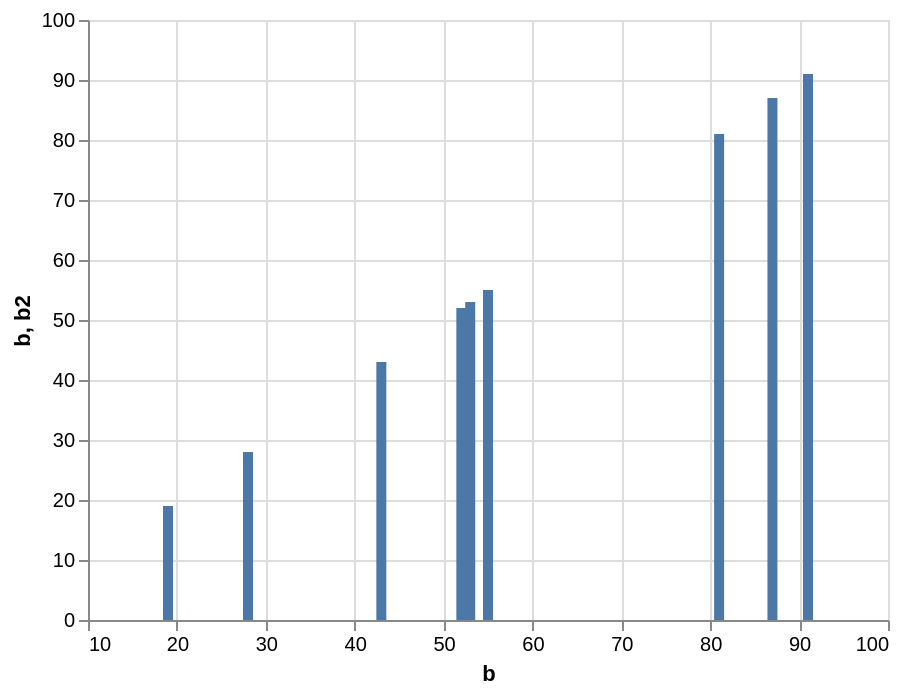

Vega-Lite specification for this chart:
### Vega specification from a JSON file in a GitHub repository (floating-point values rounded to 4 significant figures)
{"$schema": "https://vega.github.io/schema/vega/v5.json", "background": "white", "padding": 5, "width": 400, "height": 300, "style": "cell", "data": [{"name": "source_0", "values": [{"b": 28, "b2": 0}, {"b": 55, "b2": 0}, {"b": 43, "b2": 0}, {"b": 91, "b2": 0}, {"b": 81, "b2": 0}, {"b": 53, "b2": 0}, {"b": 19, "b2": 0}, {"b": 87, "b2": 0}, {"b": 52, "b2": 0}]}, {"name": "data_0", "source": "source_0", "transform": [{"type": "filter", "expr": "isValid(datum[\"b\"]) && isFinite(+datum[\"b\"])"}]}], "marks": [{"name": "marks", "type": "rect", "style": ["bar"], "from": {"data": "data_0"}, "encode": {"update": {"fill": {"value": "#4c78a8"}, "ariaRoleDescription": {"value": "bar"}, "description": {"signal": "\"b: \" + (format(datum[\"b\"], \"\")) + \"; b2: \" + (format(datum[\"b2\"], \"\"))"}, "xc": {"scale": "x", "field": "b"}, "width": {"value": 5}, "y": {"scale": "y", "field": "b"}, "y2": {"scale": "y", "field": "b2"}}}}], "scales": [{"name": "x", "type": "linear", "domain": {"data": "data_0", "field": "b"}, "range": [0, {"signal": "width"}], "nice": true, "zero": false, "padding": 5}, {"name": "y", "type": "linear", "domain": {"data": "data_0", "fields": ["b", "b2"]}, "range": [{"signal": "height"}, 0], "nice": true, "zero": true}], "axes": [{"scale": "x", "orient": "bottom", "gridScale": "y", "grid": true, "tickCount": {"signal": "ceil(width/40)"}, "domain": false, "labels": false, "aria": false, "maxExtent": 0, "minExtent": 0, "ticks": false, "zindex": 0}, {"scale": "y", "orient": "left", "gridScale": "x", "grid": true, "tickCount": {"signal": "ceil(height/40)"}, "domain": false, "labels": false, "aria": false, "maxExtent": 0, "minExtent": 0, "ticks": false, "zindex": 0}, {"scale": "x", "orient": "bottom", "grid": false, "title": "b", "labelFlush": true, "labelOverlap": true, "tickCount": {"signal": "ceil(width/40)"}, "zindex": 0}, {"scale": "y", "orient": "left", "grid": false, "title": "b, b2", "labelOverlap": true, "tickCount": {"signal": "ceil(height/40)"}, "zindex": 0}]}
